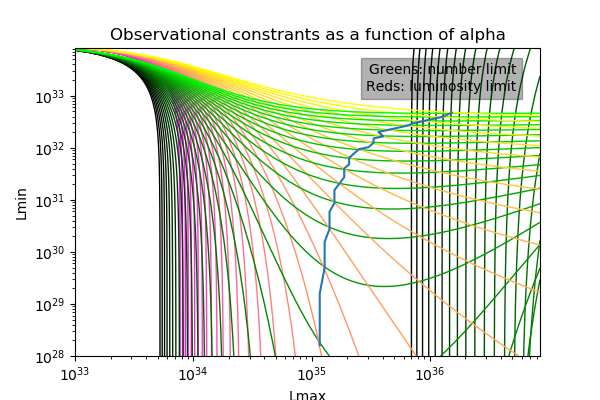

Write Python code to recreate this figure.
from matplotlib import pyplot as plt
from math import log, exp
from scipy.special import gammainc, gamma
import matplotlib.colors as colors

POWER_STEP = 1.1 #1.05# 1 is the minimum


ALPHA_L_MIN = 1.21
ALPHA_L_MAX = 2.5
PLOT_EVERY = 2
ALPHA_L_INCREMENT = 0.02

ALPHA_L = ALPHA_L_MIN
L_EXCESS = 6.37e36  # All units are in ergs per second
L_THRESH = 1.0e34
L_MIN_RANGE=[1.0e28, 1.0e34]
L_MAX_RANGE=[1.0e33, 1.0e37]

NUM_PULSARS_ABOVE_THRESHOLD = 47
FRAC_ABOVE_THRESHOLD=1/4.0

dimMin= int(log(L_MIN_RANGE[1]/L_MIN_RANGE[0]) / log(POWER_STEP))
dimMax= int(log(L_MAX_RANGE[1]/L_MAX_RANGE[0]) / log(POWER_STEP))

def Gamma(s, x):
    if(s < 0):
        return (Gamma(s+1, x) - x**s * exp(-x))/s
    return gamma(s) * (1-gammainc(s, x))
    
def getNumPulsars(lMin, lMax):
    lumExp = lMax**(2-ALPHA_L) * Gamma(2-ALPHA_L, lMin / lMax)
    Aexp = L_EXCESS / lumExp
    Nexp = Aexp *  lMax**(1-ALPHA_L) * Gamma(1-ALPHA_L, lMin / lMax)

    return Nexp

def getNumPulsarsAboveThreshold(lMin, lMax):
    lumExp = lMax**(2-ALPHA_L) * Gamma(2-ALPHA_L, lMin / lMax)
    Aexp = L_EXCESS / lumExp
    nAbove = Aexp *  lMax**(1-ALPHA_L) * Gamma(1-ALPHA_L, L_THRESH / lMax)
    return nAbove

def getFracLumAboveThreshold(lMin, lMax):
    fracAbove = Gamma(2-ALPHA_L, L_THRESH / lMax) / (Gamma(2-ALPHA_L, lMin / lMax) - Gamma(2-ALPHA_L, L_THRESH / lMax))
    return fracAbove

fig, ax = plt.subplots(figsize=(6,4))
plt.text(0.95, 0.95, 'Greens: number limit\nReds: luminosity limit', horizontalalignment='right',verticalalignment='top', transform=ax.transAxes, backgroundcolor=(0, 0, 0, 0.3))

plt.xscale("log")
plt.yscale("log")
plt.xlabel("Lmax")
plt.ylabel("Lmin")
plt.title("Observational constrants as a function of alpha".format(ALPHA_L))


lMinVals = [L_MIN_RANGE[0] * POWER_STEP**i for i in range(dimMin)]
lMaxVals = [L_MAX_RANGE[0] * POWER_STEP**j for j in range(dimMax)]

intersectionPointsMin = []
intersectionPointsMax = []

plotNum = 0

while ALPHA_L <= ALPHA_L_MAX:
    minErrorCoordinates = (0, 0)
    minError = -1
    numAboveThreshold = []
    for i in range(dimMin):
        line = []
        for j in range(dimMax):
            numAbove = getNumPulsarsAboveThreshold(L_MIN_RANGE[0] * POWER_STEP**i, L_MAX_RANGE[0] * POWER_STEP**j)
            line.append(numAbove)
        numAboveThreshold.append(line)

    fracAboveThreshold = []
    for i in range(dimMin):
        line = []
        for j in range(dimMax):
            fracAbove = getFracLumAboveThreshold(L_MIN_RANGE[0] * POWER_STEP**i, L_MAX_RANGE[0] * POWER_STEP**j)
            line.append(fracAbove)
            totalError = ((fracAbove - FRAC_ABOVE_THRESHOLD)/FRAC_ABOVE_THRESHOLD)**2 + ((numAboveThreshold[i][j] - NUM_PULSARS_ABOVE_THRESHOLD)/NUM_PULSARS_ABOVE_THRESHOLD)**2
            if minError > totalError or minError < 0:
                minError = totalError
                minErrorCoordinates = (i, j)
        fracAboveThreshold.append(line)

    if minError < 0.001 and minError > 0:
        # Only consider points which are reasonably close to their goal
        intersectionPointsMin.append(lMinVals[minErrorCoordinates[0]])
        intersectionPointsMax.append(lMaxVals[minErrorCoordinates[1]])

    if plotNum % PLOT_EVERY == 0:
        plt.contour(lMaxVals, lMinVals, numAboveThreshold, [NUM_PULSARS_ABOVE_THRESHOLD], 
        colors=[(0, (ALPHA_L-ALPHA_L_MIN)/(ALPHA_L_MAX - ALPHA_L_MIN), 0, 1)], linewidths=1)
        plt.contour(lMaxVals, lMinVals, fracAboveThreshold, [FRAC_ABOVE_THRESHOLD], 
            colors=[(1, (ALPHA_L-ALPHA_L_MIN)/(ALPHA_L_MAX - ALPHA_L_MIN), 1-(ALPHA_L-ALPHA_L_MIN)/(ALPHA_L_MAX - ALPHA_L_MIN), 1)], linewidths=1)

    ALPHA_L += ALPHA_L_INCREMENT
    plotNum+=1

plt.plot(intersectionPointsMax, intersectionPointsMin)
plt.savefig("contour-vary-alpha-exp.png")

plt.show()